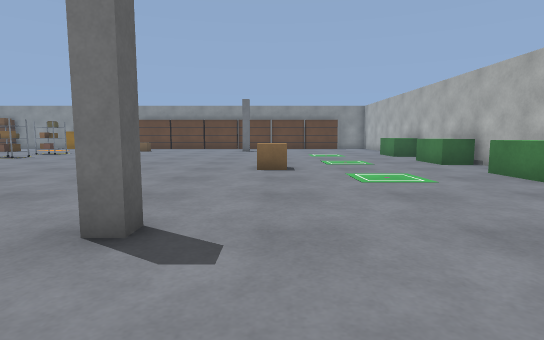
view 1 (above)

16 first-person views from a walk through a Gazebo world. The camera is 0.9 m above the floor, tilts 6° down and sees 80° across. The floor is counted in squares, 1 m on a side. Each view is taken from the middle of a square. On the plan, view 1 faces up. The plan holds only what a view shows up to about 12 squares ahead; the rest is blank.

view 2
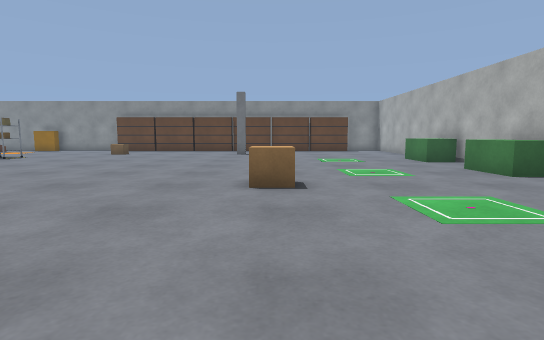

view 3
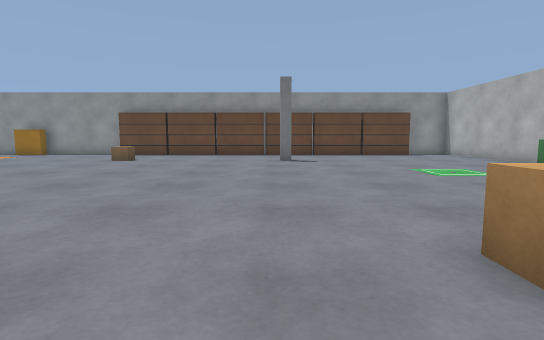

view 4
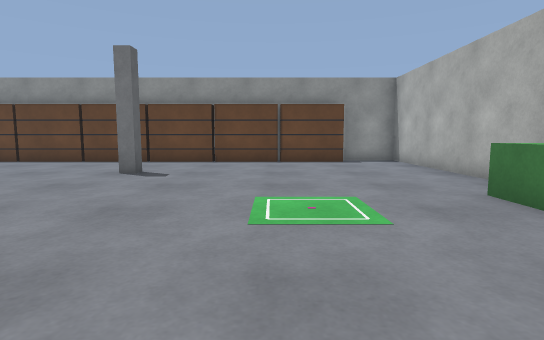

view 5
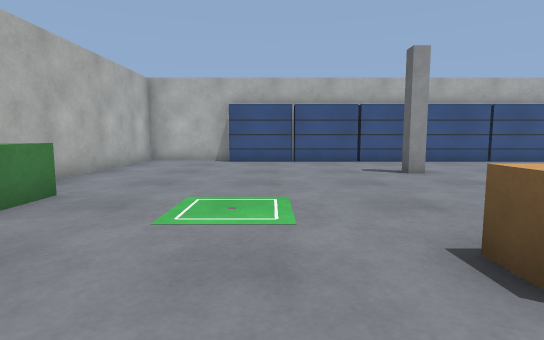

view 6
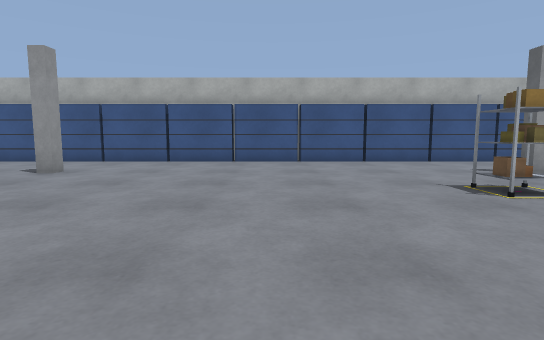

view 7
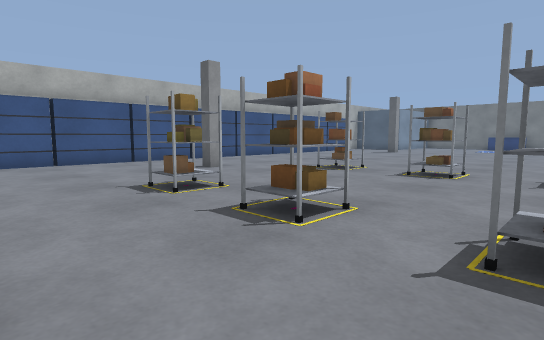

view 8
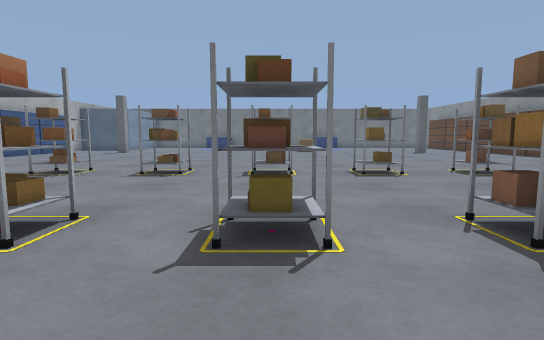

view 9
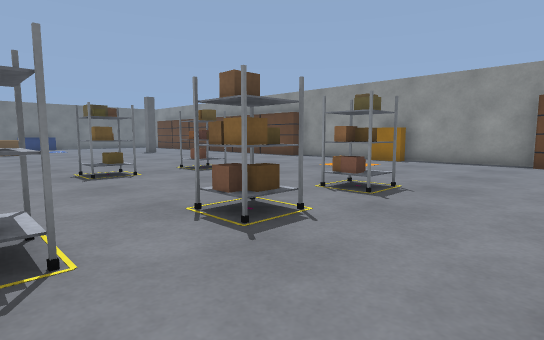

view 10
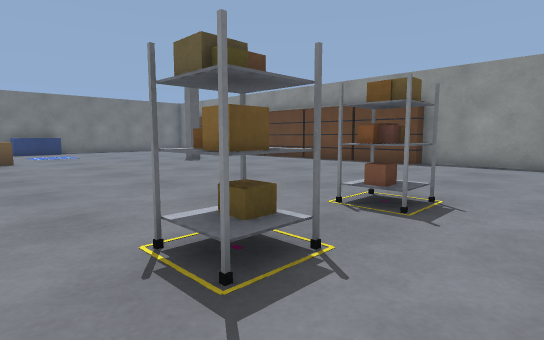

view 11
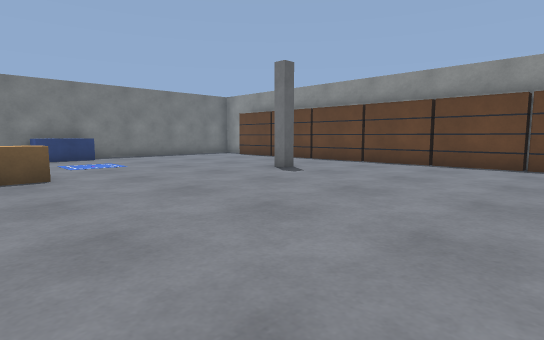

view 12
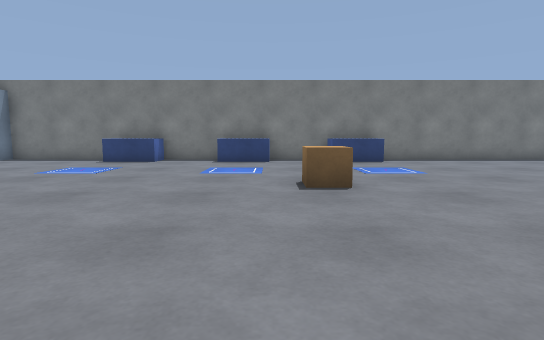

view 13
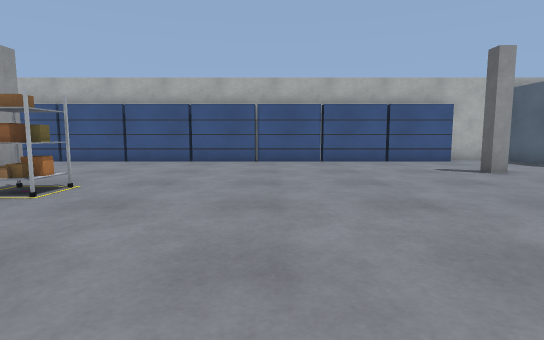

view 14
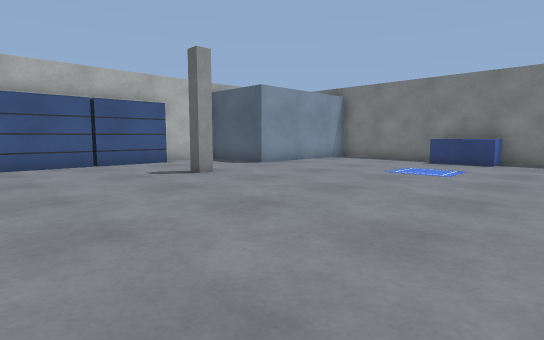

view 15
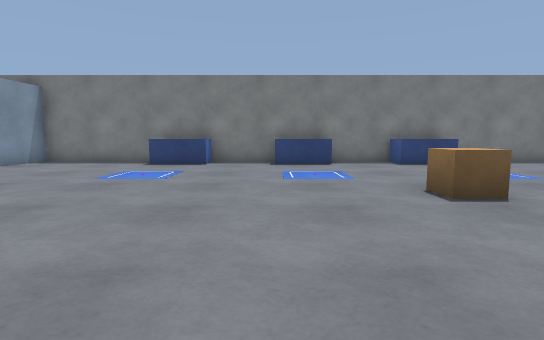

view 16
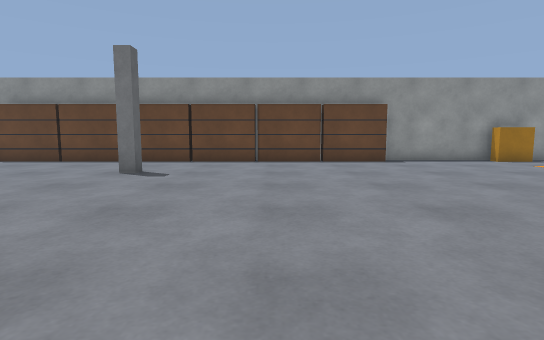

### Floor plan
Key: @ floor where view 1 was taken; # wall or solid block; . floor; B green box; E beige box; P pillar; S shelf; R rack; A orange box; L blue box.
Columns run from 34 left of view 1 to 7 right of it. Each row starts with its distance up from view 1.
 23    SS#S#S#S#SS#S####AA####S#S#SS#S#S#SS###
 22    ....................... ..............#
 21  .........................  .............#
 20 #.........................  .............#
 19 #........P................EE.....P.......#
 18 #........................................#
 17 #........................................#
 16 #L................R....R................B#
 15 #L......................................B#
 14 #L................R....R................B#
 13 #......E..........R....R.................#
 12 #L......................................B#
 11 #L........... . ..R....R................B#
 10 #L......................................B#
  9 #.................R....R..........E......#
  8 #L................R....R................B#
  7 #L......................................B#
  6 #L................R....R................B#
  5 #........................................#
  4 #........................................#
  3 #........P...........P...........P.......#
  2 #LL LL...................................#
  1      L...................................#
  0      L............................@......#
 -1      ####S#S#SS#S#S#S#SS#S#S#SS#S#S#SS####

Positions as (right, up) in squares from view 1, and headings:
1: (0, 0), facing up
2: (0, 3), facing up
3: (-2, 7), facing up
4: (2, 11), facing up
5: (2, 11), facing down
6: (-7, 11), facing down
7: (-8, 11), facing down-left
8: (-8, 11), facing left
9: (-8, 11), facing up-left
10: (-14, 12), facing up-left
11: (-19, 12), facing up-left
12: (-21, 12), facing left
13: (-20, 11), facing down
14: (-21, 10), facing down-left
15: (-22, 10), facing left
16: (-22, 11), facing up
